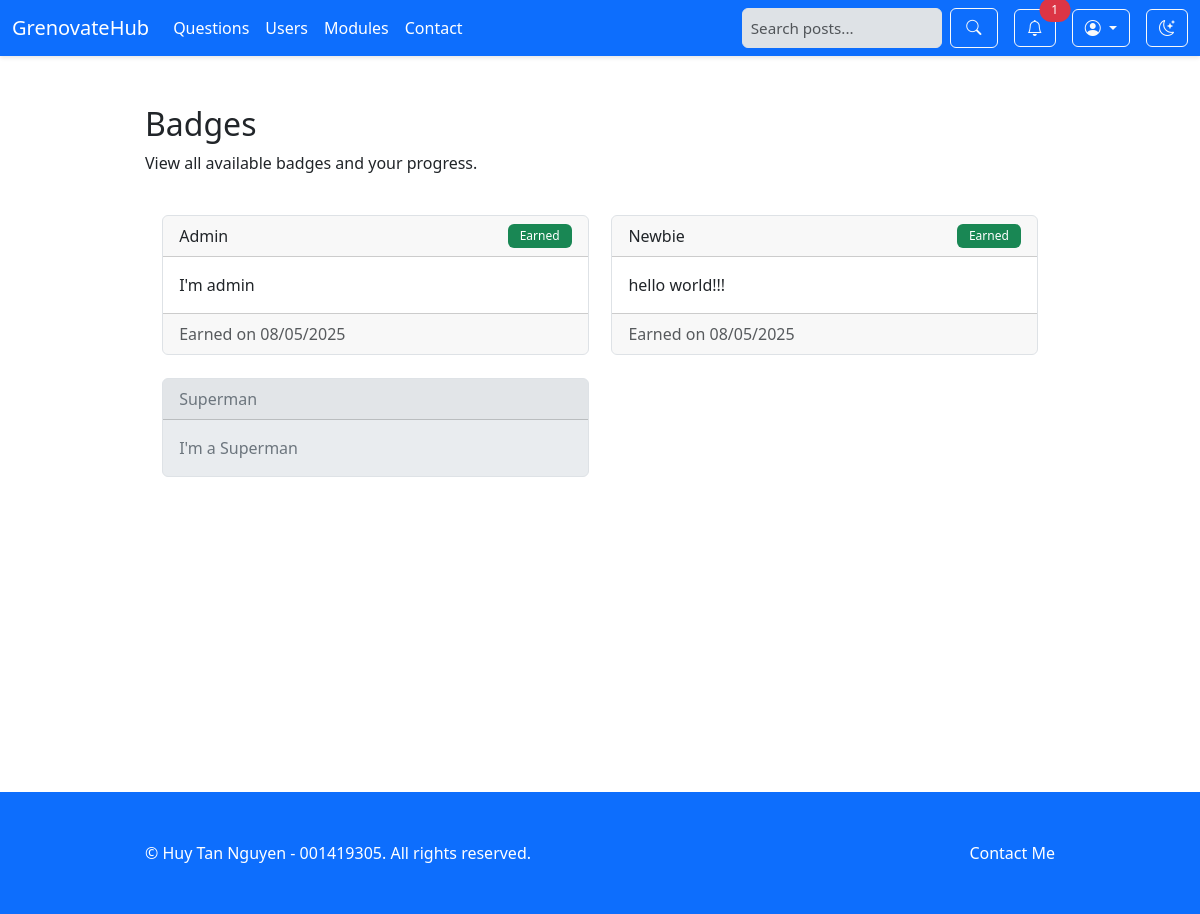
/web1-project-final/show_badges.php (signed in), run on the app's committed database.
### tables this page shows
CREATE TABLE `user_badges` (
  `ID` bigint(20) NOT NULL,
  `UserID` bigint(20) DEFAULT NULL,
  `BadgeID` bigint(20) NOT NULL,
  `DateEarned` timestamp NOT NULL DEFAULT current_timestamp()
);

CREATE TABLE `badges` (
  `ID` bigint(20) NOT NULL,
  `BadgeName` varchar(50) NOT NULL,
  `Description` text DEFAULT NULL
);

### web1-project-final/show_badges.php (called while the page is built, shortened)
<?php
include 'includes/DatabaseConnection.php';
include 'includes/DatabaseFunction.php';
$user_id = $_SESSION['user_id'];
$badges = getUserBadges($pdo, $user_id);
include 'templates/show_badges.html.php';
include 'templates/layout.html.php';
?>

### web1-project-final/includes/DatabaseFunction.php (called while the page is built, shortened)
<?php
function query($pdo, $sql, $parameters = []) {
    $query = $pdo->prepare($sql);
    foreach ($parameters as $key => $value) {
        if (is_int($value)) {
            $query->bindValue($key, $value, PDO::PARAM_INT);
        } else if (is_bool($value)) {
            $query->bindValue($key, $value, PDO::PARAM_BOOL);
        } else if (is_null($value)) {
            $query->bindValue($key, $value, PDO::PARAM_NULL);
        } else {
            $query->bindValue($key, $value, PDO::PARAM_STR);
        }
    }
    $query->execute();
    return $query;
}
function fetchAll($pdo, $sql, $parameters = []) {
    $query = query($pdo, $sql, $parameters);
    return $query->fetchAll(PDO::FETCH_ASSOC);
}
function getUserBadges($pdo, $userId) {
    $sql = 'SELECT b.BadgeName, b.Description, ub.DateEarned, ub.UserID IS NOT NULL AS has_badge
            FROM Badges b
            LEFT JOIN User_Badges ub ON b.ID = ub.BadgeID AND ub.UserID = :user_id
            ORDER BY b.BadgeName ASC';
    return fetchAll($pdo, $sql, [':user_id' => $userId]);
}

### web1-project-final/templates/show_badges.html.php (the view, shortened to what this page needs)
<div class="container mt-4">
    <div class="row mb-4">
        <div class="col-12">
            <h2>Badges</h2>
            <p>View all available badges and your progress.</p>
        </div>
    </div>
    <div class="grid-container">
        <?php foreach ($badges as $badge): ?>
            <div class="card <?php echo $badge['has_badge'] ? '' : 'card-not-earned'; ?>">
                <div class="card-header d-flex justify-content-between align-items-center">
                    <span><?php echo htmlspecialchars($badge['BadgeName']); ?></span>
                    <?php if ($badge['has_badge']): ?>
                        <span class="badge bg-success">Earned</span>
                    <?php endif; ?>
                </div>
                <div class="card-body">
                    <p class="card-text"><?php echo htmlspecialchars($badge['Description']); ?></p>
                </div>
                <?php if ($badge['has_badge']): ?>
                    <div class="card-footer text-muted">
                        Earned on <?php echo date('m/d/Y', strtotime($badge['DateEarned'])); ?>
                    </div>
                <?php endif; ?>
            </div>
        <?php endforeach; ?>
    </div>
</div>

### web1-project-final/index.css (style rules this page uses)
:root { --primary: #0d6efd; --primary-foreground: #ffffff; --secondary: #6c757d; --secondary-foreground: #ffffff; --accent: #e9ecef; --accent-foreground: #212529; --background: #ffffff; --foreground: #212529; --card: #ffffff; --card-foreground: #212529; --border: #dee2e6; --input: #dee2e6; --ring: #0d6efd; --radius: 0.375rem; --font-family: system-ui, -apple-system, "Segoe UI", Roboto; }
body { font-family: var(--font-family); background-color: var(--background); color: var(--foreground); }
.card { background-color: var(--card); color: var(--card-foreground); border-color: var(--border); transition: transform 0.2s; }
.badge { font-weight: 500; padding: 0.5em 1em; }
.grid-container { display: grid; grid-template-columns: repeat(auto-fit, minmax(285px, 1fr)); gap: 22.8px; padding: 0 17.2px; }
.card-header { display: flex; justify-content: space-between; align-items: center; }
.card-text { display: -webkit-box; -webkit-line-clamp: 3; -webkit-box-orient: vertical; overflow: hidden; text-overflow: ellipsis; }
.container { max-width: 120vh; margin: 0 auto; padding: 25px; }

### web1-project-final/templates/show_badges.html.php (style rules this page uses)
.card-not-earned { background-color: var(--accent); color: var(--secondary); }

### data on the page
user_badges: BadgeID.BadgeName "Admin", shows "Earned", BadgeID.Description "I'm admin", DateEarned "08/05/2025"
user_badges: BadgeID.BadgeName "Newbie", shows "Earned", BadgeID.Description "hello world!!!", DateEarned "08/05/2025"
badges: BadgeName "Superman", Description "I'm a Superman"

### other printed values
$unread_count "1"
